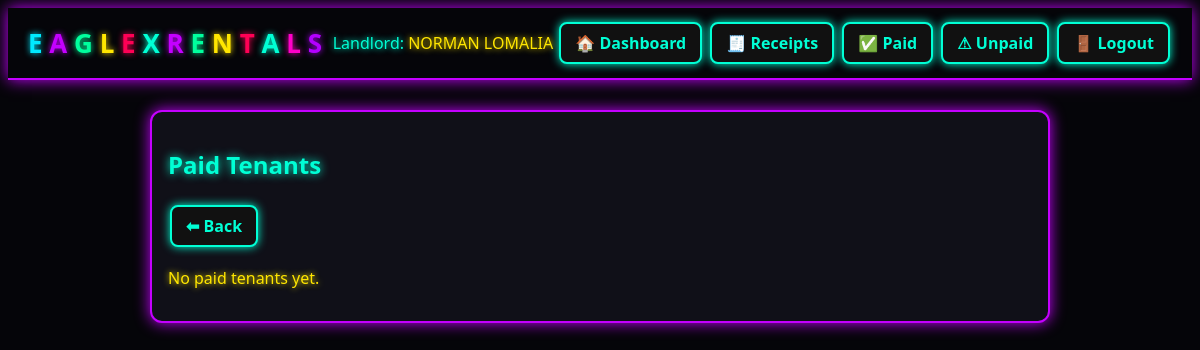
The page /tenants/paid (signed in) on the database as committed earlier.
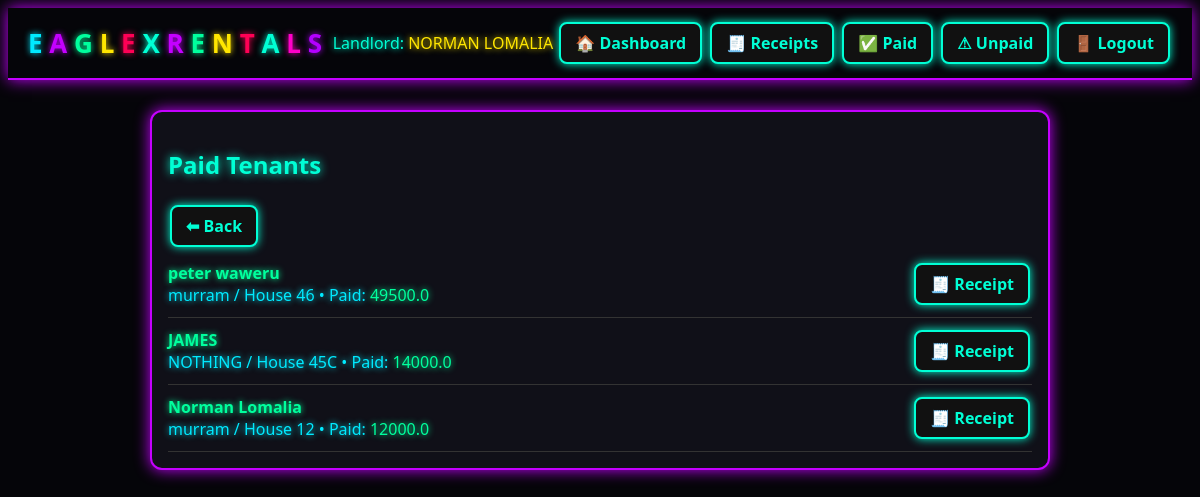
The same page on the database as committed later.
### app.py (models this page shows, shortened)
class Tenant(db.Model):
    id = db.Column(db.Integer, primary_key=True)
    name = db.Column(db.String(150), nullable=False)
    phone = db.Column(db.String(50))
    id_number = db.Column(db.String(100))
    email = db.Column(db.String(120))
    amount_paid = db.Column(db.Float, default=0.0)
    paid = db.Column(db.Boolean, default=False)
    receipt_created_at = db.Column(db.DateTime, default=datetime.utcnow)
    unit_id = db.Column(db.Integer, db.ForeignKey('unit.id'))
    created_at = db.Column(db.DateTime, default=datetime.utcnow)

class Building(db.Model):
    id = db.Column(db.Integer, primary_key=True)
    name = db.Column(db.String(150), nullable=False)
    landlord_id = db.Column(db.Integer, db.ForeignKey('landlord.id'), nullable=False)
    units = db.relationship('Unit', backref='building', cascade='all, delete-orphan')

class Unit(db.Model):
    id = db.Column(db.Integer, primary_key=True)
    number = db.Column(db.String(50), nullable=False)
    rent_amount = db.Column(db.Float, default=0.0)
    building_id = db.Column(db.Integer, db.ForeignKey('building.id'), nullable=False)
    tenant = db.relationship('Tenant', uselist=False, backref='unit')

### app.py (the view)
@app.route('/tenants/paid')
@login_required
def paid_tenants():
    tenants = Tenant.query.join(Unit).join(Building).filter(
        Building.landlord_id == current_user.id,
        Tenant.paid == True
    ).all()
    return render_template('paid_tenants.html', tenants=tenants)

### app.py (called while the page is built)
@login_manager.user_loader
def load_user(user_id):
    return Landlord.query.get(int(user_id))

    @property
    def full_name(self):
        return f"{self.first_name} {self.last_name}"

### templates/paid_tenants.html
{% extends "base.html" %}
{% block content %}
<div class="card">
  <h2 class="neon-heading-cyan">Paid Tenants</h2>
  <a class="btn" href="{{ url_for('dashboard') }}">⬅ Back</a>
  {% if tenants %}
    <ul class="receipt-list">
      {% for t in tenants %}
        <li class="receipt-item">
          <div class="receipt-info">
            <span class="receipt-name neon-green">{{ t.name }}</span>
            <span class="neon-blue">
              {{ t.unit.building.name }} / House {{ t.unit.number }} •
              Paid: <span class="neon-green">{{ t.amount_paid }}</span>
            </span>
          </div>
          <a class="btn" href="{{ url_for('receipt', tid=t.id) }}" target="_blank">🧾 Receipt</a>
        </li>
      {% endfor %}
    </ul>
  {% else %}
    <p class="neon-yellow">No paid tenants yet.</p>
  {% endif %}
</div>
{% endblock %}

Rows that differ between the two databases and show on the page:
added Tenant: name "peter waweru", unit.building.name "murram", unit.number "46", amount_paid "49500.0"
added Tenant: name "JAMES", unit.building.name "NOTHING", unit.number "45C", amount_paid "14000.0"
added Tenant: name "Norman Lomalia", unit.building.name "murram", unit.number "12", amount_paid "12000.0"
Other text that changed with them:
text no longer shown: "No paid tenants yet."
